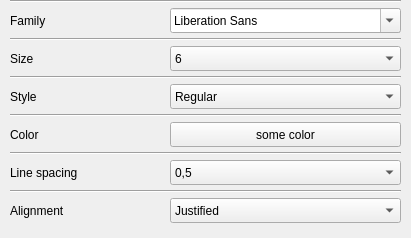
        <widget class="QWidget" name="_TitleSettingsWidget" native="true">
         <property name="minimumSize">
          <size>
           <width>0</width>
           <height>50</height>
          </size>
         </property>
         <property name="styleSheet">
          <string notr="true"/>
         </property>
         <layout class="QFormLayout" name="formLayout_4">
          <property name="sizeConstraint">
           <enum>QLayout::SetDefaultConstraint</enum>
          </property>
          <property name="fieldGrowthPolicy">
           <enum>QFormLayout::AllNonFixedFieldsGrow</enum>
          </property>
          <property name="rowWrapPolicy">
           <enum>QFormLayout::WrapLongRows</enum>
          </property>
          <property name="labelAlignment">
           <set>Qt::AlignCenter</set>
          </property>
          <property name="formAlignment">
           <set>Qt::AlignHCenter|Qt::AlignTop</set>
          </property>
          <property name="horizontalSpacing">
           <number>10</number>
          </property>
          <property name="verticalSpacing">
           <number>5</number>
          </property>
          <property name="leftMargin">
           <number>10</number>
          </property>
          <property name="topMargin">
           <number>0</number>
          </property>
          <property name="rightMargin">
           <number>10</number>
          </property>
          <property name="bottomMargin">
           <number>15</number>
          </property>
          <item row="1" column="0" colspan="2">
           <widget class="Line" name="line_23">
            <property name="maximumSize">
             <size>
              <width>560</width>
              <height>10</height>
             </size>
            </property>
            <property name="orientation">
             <enum>Qt::Horizontal</enum>
            </property>
           </widget>
          </item>
          <item row="4" column="0">
           <widget class="QLabel" name="TitleSize">
            <property name="minimumSize">
             <size>
              <width>150</width>
              <height>25</height>
             </size>
            </property>
            <property name="text">
             <string>Size</string>
            </property>
           </widget>
          </item>
          <item row="4" column="1">
           <widget class="QComboBox" name="TitleSizeBox">
            <property name="minimumSize">
             <size>
              <width>100</width>
              <height>25</height>
             </size>
            </property>
            <property name="maximumSize">
             <size>
              <width>400</width>
              <height>25</height>
             </size>
            </property>
            <item>
             <property name="text">
              <string>6</string>
             </property>
            </item>
            <item>
             <property name="text">
              <string>7</string>
             </property>
            </item>
            <item>
             <property name="text">
              <string>8</string>
             </property>
            </item>
            <item>
             <property name="text">
              <string>9</string>
             </property>
            </item>
            <item>
             <property name="text">
              <string>10</string>
             </property>
            </item>
            <item>
             <property name="text">
              <string>11</string>
             </property>
            </item>
            <item>
             <property name="text">
              <string>12</string>
             </property>
            </item>
            <item>
             <property name="text">
              <string>13</string>
             </property>
            </item>
            <item>
             <property name="text">
              <string>14</string>
             </property>
            </item>
            <item>
             <property name="text">
              <string>15</string>
             </property>
            </item>
            <item>
             <property name="text">
              <string>16</string>
             </property>
            </item>
            <item>
             <property name="text">
              <string>17</string>
             </property>
            </item>
            <item>
             <property name="text">
              <string>18</string>
             </property>
            </item>
            <item>
             <property name="text">
              <string>19</string>
             </property>
            </item>
            <item>
             <property name="text">
              <string>20</string>
             </property>
            </item>
            <item>
             <property name="text">
              <string>21</string>
             </property>
            </item>
            <item>
             <property name="text">
              <string>22</string>
             </property>
            </item>
            <item>
             <property name="text">
              <string>24</string>
             </property>
            </item>
            <item>
             <property name="text">
              <string>26</string>
             </property>
            </item>
            <item>
             <property name="text">
              <string>27</string>
             </property>
            </item>
            <item>
             <property name="text">
              <string>28</string>
             </property>
            </item>
            <item>
             <property name="text">
              <string>29</string>
             </property>
            </item>
            <item>
             <property name="text">
              <string>30</string>
             </property>
            </item>
            <item>
             <property name="text">
              <string>31</string>
             </property>
            </item>
            <item>
             <property name="text">
              <string>32</string>
             </property>
            </item>
            <item>
             <property name="text">
              <string>33</string>
             </property>
            </item>
            <item>
             <property name="text">
              <string>34</string>
             </property>
            </item>
            <item>
             <property name="text">
              <string>35</string>
             </property>
            </item>
            <item>
             <property name="text">
              <string>36</string>
             </property>
            </item>
            <item>
             <property name="text">
              <string>37</string>
             </property>
            </item>
            <item>
             <property name="text">
              <string>38</string>
             </property>
            </item>
            <item>
             <property name="text">
              <string>39</string>
             </property>
            </item>
            <item>
             <property name="text">
              <string>40</string>
             </property>
            </item>
            <item>
             <property name="text">
              <string>41</string>
             </property>
            </item>
            <item>
             <property name="text">
              <string>42</string>
             </property>
            </item>
            <item>
             <property name="text">
              <string>43</string>
             </property>
            </item>
            <item>
             <property name="text">
              <string>44</string>
             </property>
            </item>
            <item>
             <property name="text">
              <string>45</string>
             </property>
            </item>
            <item>
             <property name="text">
              <string>46</string>
             </property>
            </item>
            <item>
             <property name="text">
              <string>47</string>
             </property>
            </item>
            <item>
             <property name="text">
              <string>48</string>
             </property>
            </item>
            <item>
             <property name="text">
              <string>49</string>
             </property>
            </item>
            <item>
             <property name="text">
              <string>50</string>
             </property>
            </item>
            <item>
             <property name="text">
              <string>51</string>
             </property>
            </item>
            <item>
             <property name="text">
              <string>52</string>
             </property>
            </item>
            <item>
             <property name="text">
              <string>53</string>
             </property>
            </item>
            <item>
             <property name="text">
              <string>54</string>
             </property>
            </item>
            <item>
             <property name="text">
              <string>55</string>
             </property>
            </item>
            <item>
             <property name="text">
              <string>56</string>
             </property>
            </item>
            <item>
             <property name="text">
              <string>57</string>
             </property>
            </item>
            <item>
             <property name="text">
              <string>58</string>
             </property>
            </item>
            <item>
             <property name="text">
              <string>59</string>
             </property>
            </item>
            <item>
             <property name="text">
              <string>60</string>
             </property>
            </item>
            <item>
             <property name="text">
              <string>61</string>
             </property>
            </item>
            <item>
             <property name="text">
              <string>62</string>
             </property>
            </item>
            <item>
             <property name="text">
              <string>63</string>
             </property>
            </item>
            <item>
             <property name="text">
              <string>64</string>
             </property>
            </item>
            <item>
             <property name="text">
              <string>65</string>
             </property>
            </item>
            <item>
             <property name="text">
              <string>66</string>
             </property>
            </item>
            <item>
             <property name="text">
              <string>67</string>
             </property>
            </item>
            <item>
             <property name="text">
              <string>68</string>
             </property>
            </item>
            <item>
             <property name="text">
              <string>69</string>
             </property>
            </item>
            <item>
             <property name="text">
              <string>70</string>
             </property>
            </item>
            <item>
             <property name="text">
              <string>71</string>
             </property>
            </item>
            <item>
             <property name="text">
              <string>72</string>
             </property>
            </item>
            <item>
             <property name="text">
              <string>73</string>
             </property>
            </item>
            <item>
             <property name="text">
              <string>74</string>
             </property>
            </item>
            <item>
             <property name="text">
              <string>75</string>
             </property>
            </item>
            <item>
             <property name="text">
              <string>76</string>
             </property>
            </item>
           </widget>
          </item>
          <item row="5" column="0" colspan="2">
           <widget class="Line" name="line_24">
            <property name="maximumSize">
             <size>
              <width>560</width>
              <height>10</height>
             </size>
            </property>
            <property name="orientation">
             <enum>Qt::Horizontal</enum>
            </property>
           </widget>
          </item>
          <item row="6" column="0">
           <widget class="QLabel" name="TitleStyle">
            <property name="minimumSize">
             <size>
              <width>150</width>
              <height>25</height>
             </size>
            </property>
            <property name="text">
             <string>Style</string>
            </property>
           </widget>
          </item>
          <item row="6" column="1">
           <widget class="QComboBox" name="TitleStyleBox">
            <property name="minimumSize">
             <size>
              <width>100</width>
              <height>25</height>
             </size>
            </property>
            <property name="maximumSize">
             <size>
              <width>400</width>
              <height>25</height>
             </size>
            </property>
            <item>
             <property name="text">
              <string>Regular</string>
             </property>
            </item>
            <item>
             <property name="text">
              <string>Bold</string>
             </property>
            </item>
            <item>
             <property name="text">
              <string>Italic</string>
             </property>
            </item>
            <item>
             <property name="text">
              <string>Bold &amp; Italic</string>
             </property>
            </item>
           </widget>
          </item>
          <item row="7" column="0" colspan="2">
           <widget class="Line" name="line_25">
            <property name="maximumSize">
             <size>
              <width>560</width>
              <height>10</height>
             </size>
            </property>
            <property name="orientation">
             <enum>Qt::Horizontal</enum>
            </property>
           </widget>
          </item>
          <item row="8" column="0">
           <widget class="QLabel" name="TitleColor">
            <property name="minimumSize">
             <size>
              <width>150</width>
              <height>25</height>
             </size>
            </property>
            <property name="text">
             <string>Color</string>
            </property>
           </widget>
          </item>
          <item row="8" column="1">
           <widget class="QPushButton" name="TitleColorBox">
            <property name="minimumSize">
             <size>
              <width>100</width>
              <height>25</height>
             </size>
            </property>
            <property name="maximumSize">
             <size>
              <width>400</width>
              <height>25</height>
             </size>
            </property>
            <property name="text">
             <string>some color</string>
            </property>
           </widget>
          </item>
          <item row="9" column="0" colspan="2">
           <widget class="Line" name="line_26">
            <property name="maximumSize">
             <size>
              <width>560</width>
              <height>10</height>
             </size>
            </property>
            <property name="orientation">
             <enum>Qt::Horizontal</enum>
            </property>
           </widget>
          </item>
          <item row="10" column="0">
           <widget class="QLabel" name="TitleLineSpacing">
            <property name="minimumSize">
             <size>
              <width>150</width>
              <height>25</height>
             </size>
            </property>
            <property name="text">
             <string>Line spacing</string>
            </property>
           </widget>
          </item>
          <item row="10" column="1">
           <widget class="QComboBox" name="TitleLineSpacingBox">
            <property name="minimumSize">
             <size>
              <width>100</width>
              <height>25</height>
             </size>
            </property>
            <property name="maximumSize">
             <size>
              <width>400</width>
              <height>25</height>
             </size>
            </property>
            <item>
             <property name="text">
              <string>0,5</string>
             </property>
            </item>
            <item>
             <property name="text">
              <string>0,6</string>
             </property>
            </item>
            <item>
             <property name="text">
              <string>0,7</string>
             </property>
            </item>
            <item>
             <property name="text">
              <string>0,8</string>
             </property>
            </item>
            <item>
             <property name="text">
              <string>0,9</string>
             </property>
            </item>
            <item>
             <property name="text">
              <string>1,0</string>
             </property>
            </item>
            <item>
             <property name="text">
              <string>1,1</string>
             </property>
            </item>
            <item>
             <property name="text">
              <string>1,2</string>
             </property>
            </item>
            <item>
             <property name="text">
              <string>1,3</string>
             </property>
            </item>
            <item>
             <property name="text">
              <string>1,4</string>
             </property>
            </item>
            <item>
             <property name="text">
              <string>1,5</string>
             </property>
            </item>
            <item>
             <property name="text">
              <string>1,6</string>
             </property>
            </item>
            <item>
             <property name="text">
              <string>1,7</string>
             </property>
            </item>
            <item>
             <property name="text">
              <string>1,8</string>
             </property>
            </item>
            <item>
             <property name="text">
              <string>1,9</string>
             </property>
            </item>
            <item>
             <property name="text">
              <string>2,0</string>
             </property>
            </item>
           </widget>
          </item>
          <item row="11" column="0" colspan="2">
           <widget class="Line" name="line_27">
            <property name="maximumSize">
             <size>
              <width>560</width>
              <height>10</height>
             </size>
            </property>
            <property name="orientation">
             <enum>Qt::Horizontal</enum>
            </property>
           </widget>
          </item>
          <item row="12" column="0">
           <widget class="QLabel" name="TitleAlignment">
            <property name="minimumSize">
             <size>
              <width>150</width>
              <height>25</height>
             </size>
            </property>
            <property name="text">
             <string>Alignment</string>
            </property>
           </widget>
          </item>
          <item row="12" column="1">
           <widget class="QComboBox" name="TitleAlignmentBox">
            <property name="minimumSize">
             <size>
              <width>100</width>
              <height>25</height>
             </size>
            </property>
            <property name="maximumSize">
             <size>
              <width>400</width>
              <height>25</height>
             </size>
            </property>
            <item>
             <property name="text">
              <string>Justified</string>
             </property>
            </item>
            <item>
             <property name="text">
              <string>Left</string>
             </property>
            </item>
            <item>
             <property name="text">
              <string>Right</string>
             </property>
            </item>
            <item>
             <property name="text">
              <string>Centered</string>
             </property>
            </item>
           </widget>
          </item>
          <item row="2" column="0">
           <widget class="QLabel" name="TitleFamily">
            <property name="minimumSize">
             <size>
              <width>150</width>
              <height>25</height>
             </size>
            </property>
            <property name="text">
             <string>Family</string>
            </property>
           </widget>
          </item>
          <item row="2" column="1">
           <widget class="QFontComboBox" name="TitleNameBox">
            <property name="minimumSize">
             <size>
              <width>100</width>
              <height>25</height>
             </size>
            </property>
            <property name="maximumSize">
             <size>
              <width>400</width>
              <height>25</height>
             </size>
            </property>
            <property name="frame">
             <bool>true</bool>
            </property>
           </widget>
          </item>
          <item row="3" column="0" colspan="2">
           <widget class="Line" name="line_28">
            <property name="maximumSize">
             <size>
              <width>560</width>
              <height>10</height>
             </size>
            </property>
            <property name="orientation">
             <enum>Qt::Horizontal</enum>
            </property>
           </widget>
          </item>
         </layout>
        </widget>
